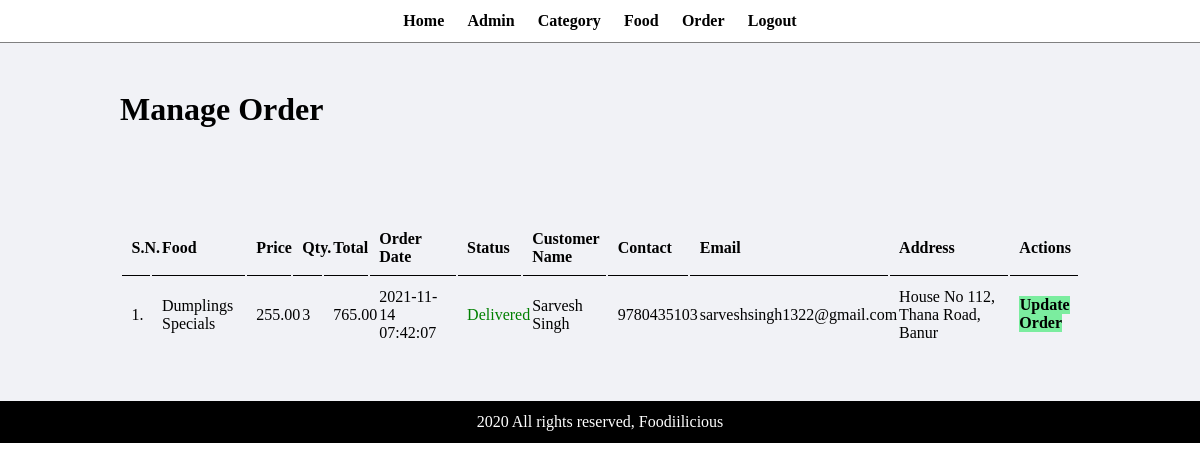
Page /admin/manage-order.php (signed in) on the committed database.
### tables this page shows
CREATE TABLE `tbl_order` (
  `id` int(10) UNSIGNED NOT NULL,
  `food` varchar(150) NOT NULL,
  `price` decimal(10,2) NOT NULL,
  `qty` int(11) NOT NULL,
  `total` decimal(10,2) NOT NULL,
  `order_date` datetime NOT NULL,
  `status` varchar(50) NOT NULL,
  `customer_name` varchar(150) NOT NULL,
  `customer_contact` varchar(20) NOT NULL,
  `customer_email` varchar(150) NOT NULL,
  `customer_address` varchar(255) NOT NULL
);

### admin/manage-order.php (the view, shortened to what this page needs)
<?php include('head/header.php'); ?>
<div class="main-content">
    <div class="wrapper">
        <h1>Manage Order</h1>
                <br /><br /><br />
                <br><br>
                <table class="tbl-full">
                    <tr>
                        <th>S.N.</th>
                        <th>Food</th>
                        <th>Price</th>
                        <th>Qty.</th>
                        <th>Total</th>
                        <th>Order Date</th>
                        <th>Status</th>
                        <th>Customer Name</th>
                        <th>Contact</th>
                        <th>Email</th>
                        <th>Address</th>
                        <th>Actions</th>
                    </tr>
                    <?php
                        $sql = "SELECT * FROM tbl_order ORDER BY id DESC";
                        $res = mysqli_query($conn, $sql);
                        $count = mysqli_num_rows($res);
                        $sn = 1;
                        if($count>0)
                        {
                            while($row=mysqli_fetch_assoc($res))
                            {
                                $id = $row['id'];
                                $food = $row['food'];
                                $price = $row['price'];
                                $qty = $row['qty'];
                                $total = $row['total'];
                                $order_date = $row['order_date'];
                                $status = $row['status'];
                                $customer_name = $row['customer_name'];
                                $customer_contact = $row['customer_contact'];
                                $customer_email = $row['customer_email'];
                                $customer_address = $row['customer_address'];
                                ?>
                                    <tr>
                                        <td><?php echo $sn++; ?>. </td>
                                        <td><?php echo $food; ?></td>
                                        <td><?php echo $price; ?></td>
                                        <td><?php echo $qty; ?></td>
                                        <td><?php echo $total; ?></td>
                                        <td><?php echo $order_date; ?></td>
                                        <td>
                                            <?php
                                                if($status=="Ordered")
                                                {
                                                    echo "<label>$status</label>";
                                                }
                                                elseif($status=="On Delivery")
                                                {
                                                    echo "<label style='color: orange;'>$status</label>";
                                                }
                                                elseif($status=="Delivered")
                                                {
                                                    echo "<label style='color: green;'>$status</label>";
                                                }
                                                elseif($status=="Cancelled")
                                                {
                                                    echo "<label style='color: red;'>$status</label>";
                                                }
                                            ?>
                                        </td>
                                        <td><?php echo $customer_name; ?></td>
                                        <td><?php echo $customer_contact; ?></td>
                                        <td><?php echo $customer_email; ?></td>
                                        <td><?php echo $customer_address; ?></td>
                                        <td>
                                            <a href="<?php echo SITEURL; ?>admin/update-order.php?id=<?php echo $id; ?>" class="btn-secondary">Update Order</a>
                                        </td>
                                    </tr>
                                <?php
                            }
                        }
                        else
                        {
                            echo "<tr><td colspan='12' class='error'>Orders not Available</td></tr>";
                        }
                    ?>
                </table>
    </div>
</div>
<?php include('head/footer.php'); ?>

### css/admin.css (style rules this page uses)
* { margin: 0; padding: 0; font-family: 'Times New Roman', Times, serif; }
.wrapper { padding: 1%; width: 80%; margin: 0 auto; }
.tbl-full { width: 100%; }
table tr th { border-bottom: 1px solid black; padding: 1%; text-align: left; }
table tr td { padding: 1%; }
.btn-secondary { background-color: #7bed9f; padding: 1%; color: black; text-decoration: none; font-weight: bold; }
.main-content { background-color: #f1f2f6; padding: 3% 0; }

### rows in the picture
tbl_order: food "Dumplings Specials", price "255.00", qty "3", total "765.00", order_date "2021-11-14 07:42:07", status "Delivered", customer_name "Sarvesh Singh", customer_contact "9780435103", customer_email "sarveshsingh1322@gmail.com", customer_address "House No 112, Thana Road, Banur"
